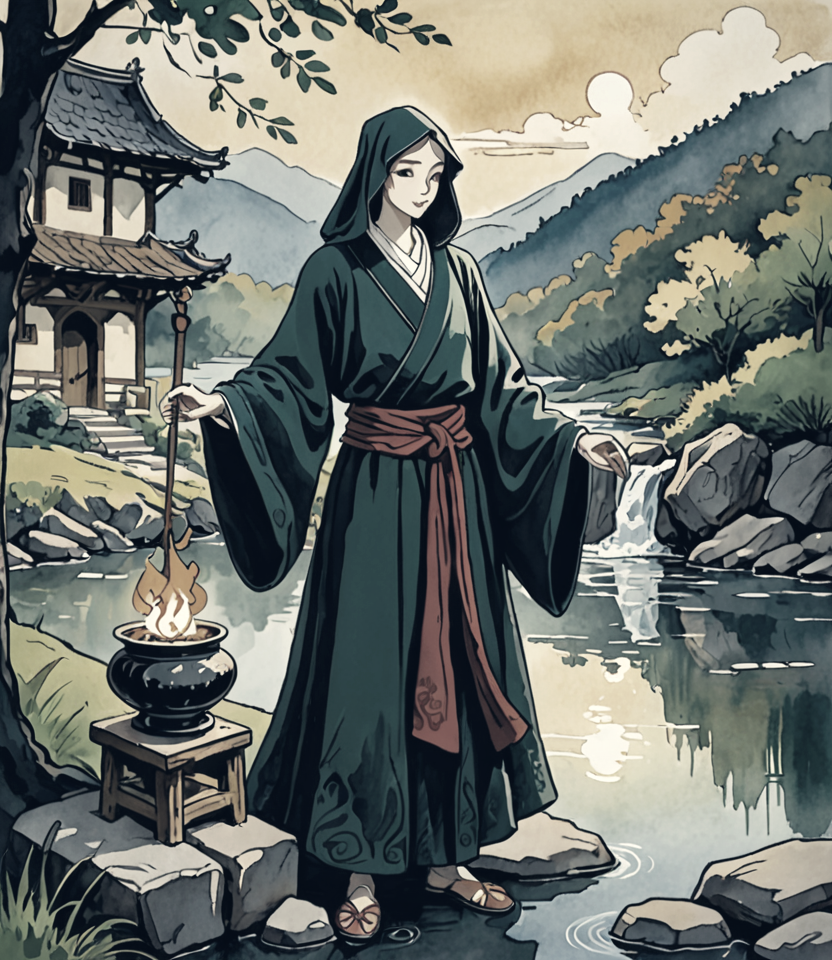
#> input picture assets/art/cardart6/催化.png, 832 x 960 px, found by its file name; its folder holds only this picture in this run
$ python qc_cards.py
#> lines starting #> are read from the running program, lines starting #| are printed output that depends on the picture
# -*- coding: utf-8 -*-
"""卡面质检工具：先用数值筛出「可疑」的，再人工逐张看

用法：
  python tools/qc_cards.py <素材目录> [输出图]

输出：
  · 一张按「可疑度」排序的对照图（最可疑的在左上）
  · 控制台打印每张的指标

指标：
  sharp  : 拉普拉斯方差（<120 偏糊）
  contrast: 亮度标准差（<28 偏灰/闷）
  bright : 平均亮度（<40 偏暗，>215 偏曝）
  sat    : 平均饱和度（<0.10 偏无彩）
  edge   : 边缘密度（<0.02 可能是大面积色块/崩坏）
"""
import os
import sys

import numpy as np
from PIL import Image, ImageDraw, ImageFont


def metrics(path):
    im = Image.open(path).convert("RGB")
#> im is the input picture: PIL image 832x960 RGB; mean R, G, B 108, 113, 108.3
    im = im.resize((320, int(320 * im.height / im.width)), Image.LANCZOS)
#> im: PIL image 320x369 RGB
    a = np.asarray(im).astype(np.float32)
    lum = a[..., 0] * 0.299 + a[..., 1] * 0.587 + a[..., 2] * 0.114
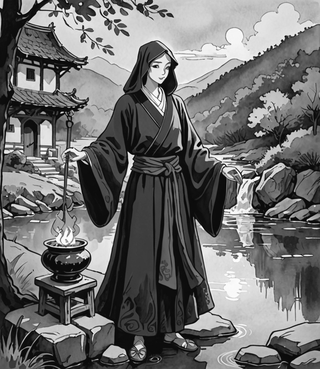
#> lum: shape (369, 320) float32; min 0, max 255, mean 111

    # 拉普拉斯方差
    k = np.array([[0, 1, 0], [1, -4, 1], [0, 1, 0]], dtype=np.float32)
    from numpy.lib.stride_tricks import sliding_window_view
    pad = np.pad(lum, 1, mode="edge")
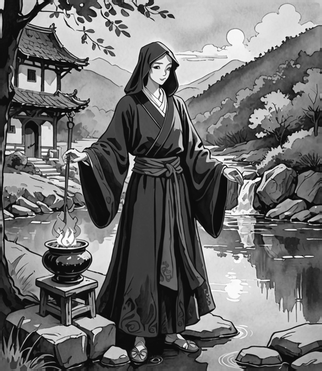
#> pad: shape (371, 322) float32; min 0, max 255, mean 110.8
    win = sliding_window_view(pad, (3, 3))
    lap = (win * k).sum(axis=(2, 3))
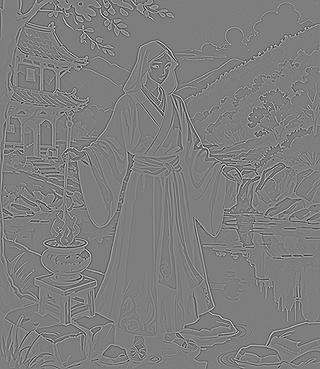
#> lap: shape (369, 320) float32; min -546.4, max 558.3, mean 0; drawn with min black and max white
    sharp = float(lap.var())
#> sharp = 5557.2

    hsv = np.asarray(im.convert("HSV")).astype(np.float32)
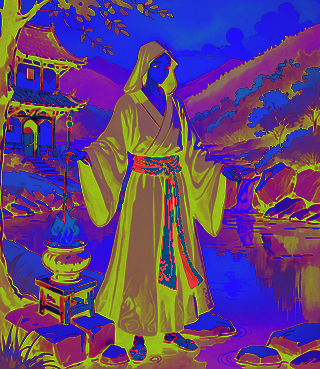
#> hsv: shape (369, 320, 3) float32; mean R, G, B 98.7, 67.9, 119.2
    sat = float(hsv[..., 1].mean() / 255.0)
#> sat = 0.266

    # 边缘密度
    gx = np.abs(np.diff(lum, axis=1)).mean()
#> gx = 16.57
    gy = np.abs(np.diff(lum, axis=0)).mean()
#> gy = 16.54
    edge = float((gx + gy) / 255.0)
#> edge = 0.13

    return {
        "sharp": sharp,
        "contrast": float(lum.std()),
        "bright": float(lum.mean()),
        "sat": sat,
        "edge": edge,
    }


def score(m):
    """越大越可疑"""
    s = 0.0
    if m["sharp"] < 120:
        s += (120 - m["sharp"]) / 120 * 40
    if m["contrast"] < 28:
        s += (28 - m["contrast"]) / 28 * 30
    if m["bright"] < 40:
        s += (40 - m["bright"]) / 40 * 25
    if m["bright"] > 215:
        s += (m["bright"] - 215) / 40 * 25
    if m["sat"] < 0.10:
        s += (0.10 - m["sat"]) / 0.10 * 15
    if m["edge"] < 0.02:
        s += (0.02 - m["edge"]) / 0.02 * 20
    return s


def main():
    d = sys.argv[1] if len(sys.argv) > 1 else r"C:\Projects\slay-the-tower\assets\art\cardart6"
    out = sys.argv[2] if len(sys.argv) > 2 else r"C:\Users\td1ql\AppData\Local\Temp\qc_sheet.png"
    files = sorted(f for f in os.listdir(d) if f.lower().endswith(".png"))
    if not files:
        print("目录里没有 png:", d)
        return

    rows = []
    for f in files:
        try:
            m = metrics(os.path.join(d, f))
        except Exception as e:
            print("读取失败", f, e)
            continue
        rows.append((score(m), f, m))
    rows.sort(key=lambda r: -r[0])

    print("共 %d 张，可疑度排序（前 30）：" % len(rows))
#| 共 1 张，可疑度排序（前 30）：
    for s, f, m in rows[:30]:
        print("  %6.1f  %-10s sharp %6.0f  contrast %5.1f  bright %5.1f  sat %.2f  edge %.3f"
              % (s, os.path.splitext(f)[0], m["sharp"], m["contrast"], m["bright"], m["sat"], m["edge"]))
#> this loop made 1 pass
#> (s, f) on pass 1: (0, '催化.png')
#|      0.0  催化         sharp   5557  contrast  71.9  bright 111.0  sat 0.27  edge 0.130
    n_bad = sum(1 for r in rows if r[0] > 20)
#> n_bad = 0
    print("可疑（>20 分）共 %d 张" % n_bad)
#| 可疑（>20 分）共 0 张

    # 画对照图
    S, COLS = 200, 8
    take = rows[: (8 * 5)]
#> take = 1 item
    sheet_rows = (len(take) + COLS - 1) // COLS
#> sheet_rows = 1
    sheet = Image.new("RGB", (COLS * S + (COLS + 1) * 5, sheet_rows * (S + 24) + 5), (14, 18, 24))
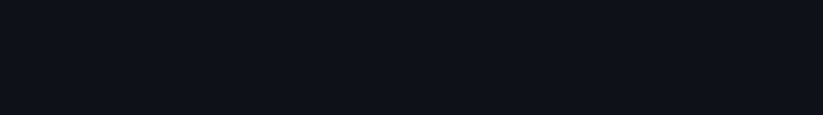
#> sheet: PIL image 1645x229 RGB (shown at 1/2 size); mean R, G, B 14, 18, 24
    dr = ImageDraw.Draw(sheet)
    try:
        font = ImageFont.truetype(r"C:\Windows\Fonts\msyh.ttc", 13)
    except Exception:
        font = None
    for i, (s, f, m) in enumerate(take):
        im = Image.open(os.path.join(d, f)).convert("RGB")
        im.thumbnail((S, S), Image.LANCZOS)
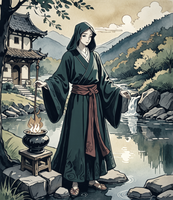
#> im: PIL image 173x200 RGB; mean R, G, B 108.1, 113.2, 108.4
        x = 5 + (i % COLS) * (S + 5)
#> x = 5
        y = 5 + (i // COLS) * (S + 24)
#> y = 5
        sheet.paste(im, (x + (S - im.width) // 2, y))
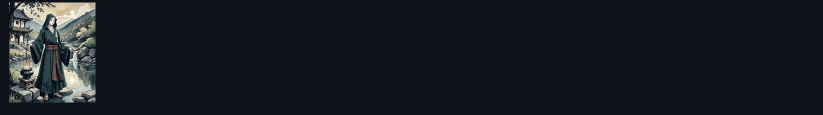
#> sheet: PIL image 1645x229 RGB (shown at 1/2 size); mean R, G, B 22.6, 26.7, 31.8
        if font:
            dr.text((x + 1, y + S + 2), "%s  %.0f" % (os.path.splitext(f)[0], s), fill=(230, 200, 140), font=font)
    sheet.save(out, "PNG")
    print("对照图:", out)


main()

$ run again, on assets/art/cardart6/审判.png
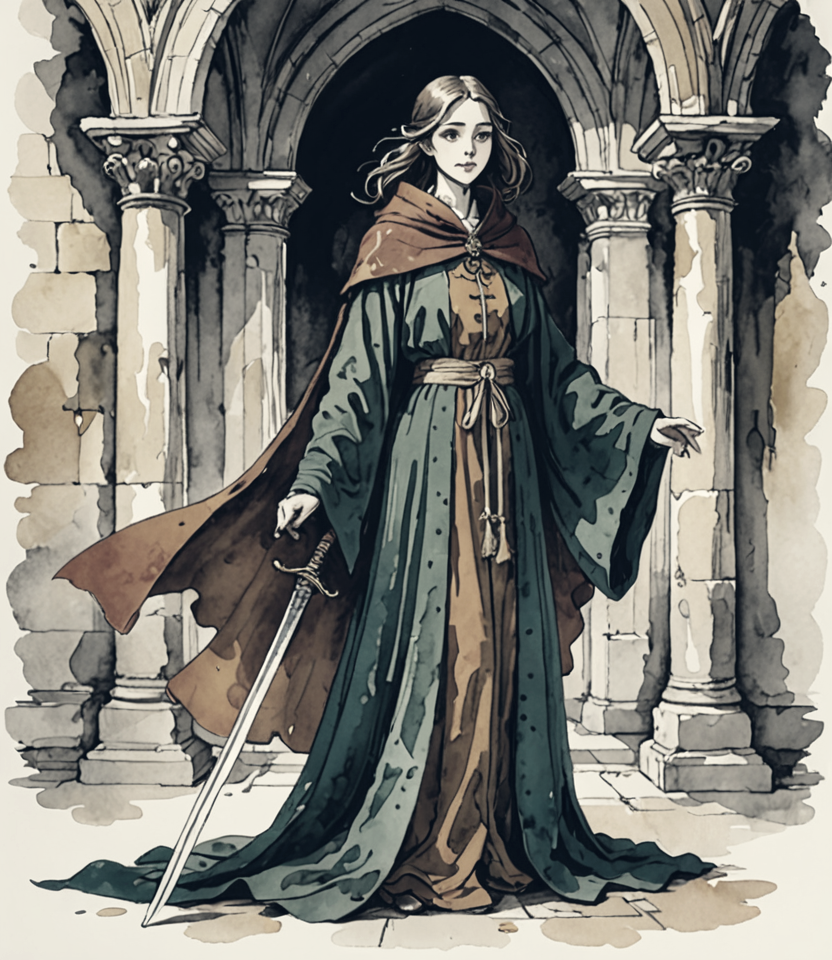
#> input picture assets/art/cardart6/审判.png, 832 x 960 px, found by its file name
#> in metrics, im is the input picture: PIL image 832x960 RGB; mean R, G, B 125.1, 124.2, 117.7
#> sharp = 4463.5
#> in metrics, `hsv = np.asarray(im.convert("HSV")).astype(np.float32)`:
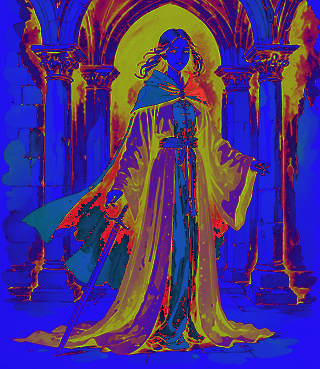
#> hsv: shape (369, 320, 3) float32; mean R, G, B 73, 49.2, 130.2
#> sat = 0.193
#> gx = 17.8
#> gy = 13.26
#> edge = 0.122
#| 共 1 张，可疑度排序（前 30）：
#> the loop in main, `for s, f, m in rows[:30]:` made 1 pass
#> (s, f) on pass 1: (0, '审判.png')
#> (printed output is left out)
#> n_bad = 0
#| 可疑（>20 分）共 0 张
#> take = 1 item
#> sheet_rows = 1
#> x = 5
#> in main, `sheet.paste(im, (x + (S - im.width) // 2, y))`:
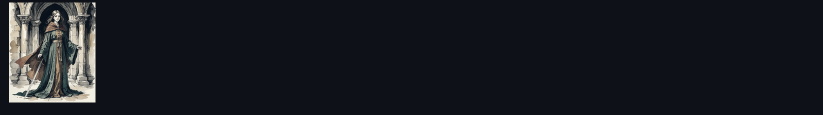
#> sheet: PIL image 1645x229 RGB (shown at 1/2 size); mean R, G, B 24.2, 27.8, 32.6

$ run again, on assets/art/cardart6/尘光.png
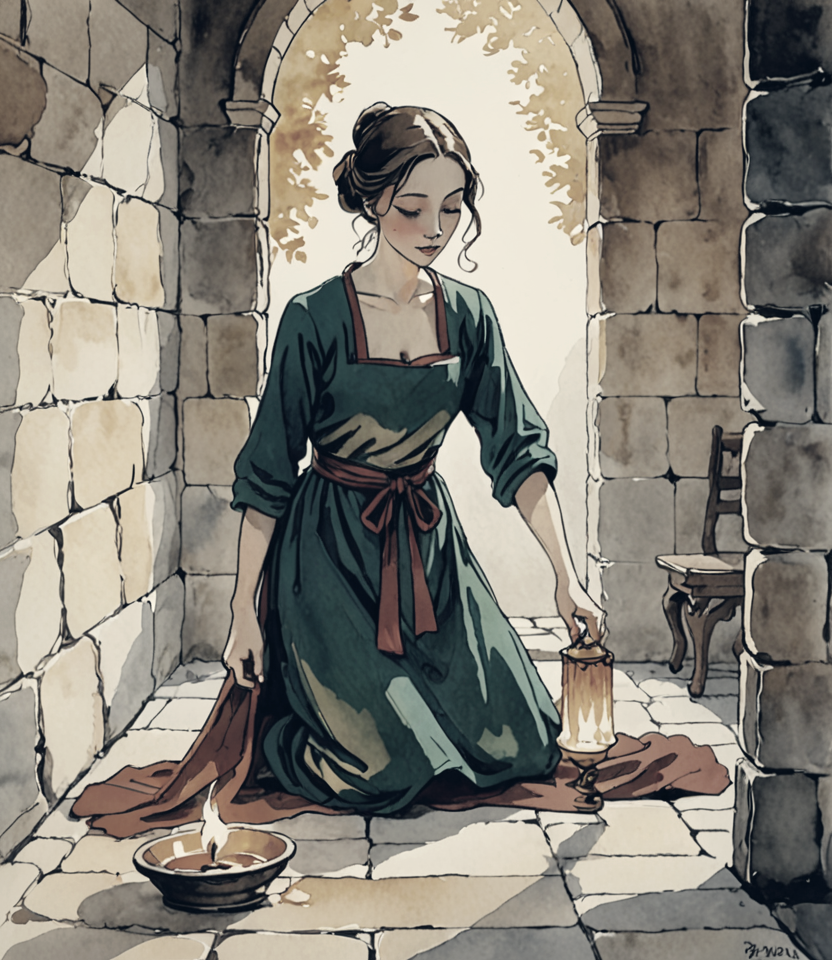
#> input picture assets/art/cardart6/尘光.png, 832 x 960 px, found by its file name
#> in metrics, im is the input picture: PIL image 832x960 RGB; mean R, G, B 134.7, 130.1, 120.7
#> sharp = 3727.1
#> in metrics, `hsv = np.asarray(im.convert("HSV")).astype(np.float32)`:
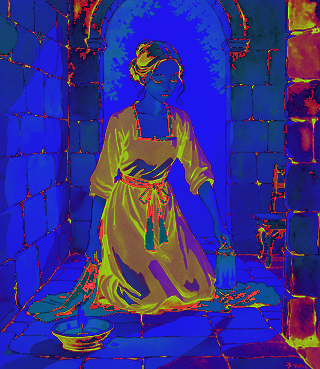
#> hsv: shape (369, 320, 3) float32; mean R, G, B 55.5, 47.4, 138.2
#> sat = 0.186
#> gx = 14.12
#> gy = 12.02
#> edge = 0.103
#| 共 1 张，可疑度排序（前 30）：
#> the loop in main, `for s, f, m in rows[:30]:` made 1 pass
#> (s, f) on pass 1: (0, '尘光.png')
#> (printed output is left out)
#> n_bad = 0
#| 可疑（>20 分）共 0 张
#> take = 1 item
#> sheet_rows = 1
#> x = 5
#> in main, `sheet.paste(im, (x + (S - im.width) // 2, y))`:
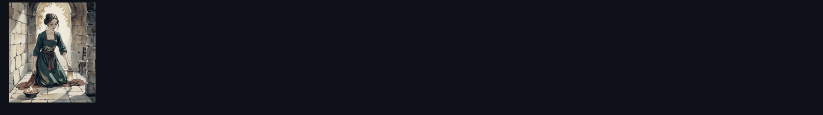
#> sheet: PIL image 1645x229 RGB (shown at 1/2 size); mean R, G, B 25.1, 28.3, 32.9

$ run again, on assets/art/cardart6/掘墓者.png
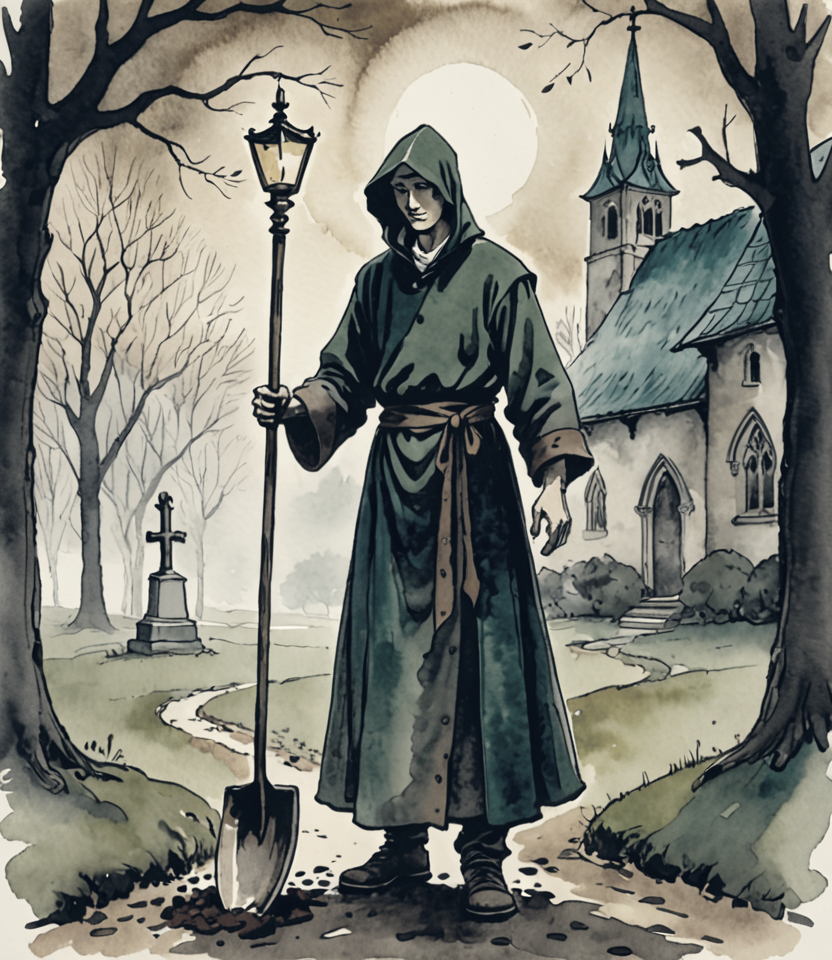
#> input picture assets/art/cardart6/掘墓者.png, 832 x 960 px, found by its file name
#> in metrics, im is the input picture: PIL image 832x960 RGB; mean R, G, B 126.3, 126.8, 118.2
#> sharp = 4002
#> sat = 0.195
#> gx = 16.28
#> gy = 12.27
#> edge = 0.112
#| 共 1 张，可疑度排序（前 30）：
#> the loop in main, `for s, f, m in rows[:30]:` made 1 pass
#> (s, f) on pass 1: (0, '掘墓者.png')
#> (printed output is left out)
#> n_bad = 0
#| 可疑（>20 分）共 0 张
#> take = 1 item
#> sheet_rows = 1
#> x = 5
#> in main, `sheet.paste(im, (x + (S - im.width) // 2, y))`:
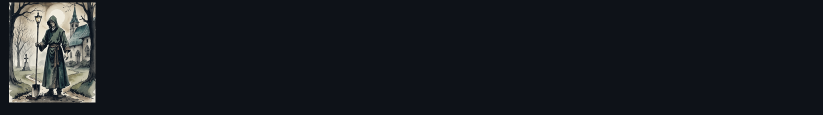
#> sheet: PIL image 1645x229 RGB (shown at 1/2 size); mean R, G, B 24.3, 28, 32.7
